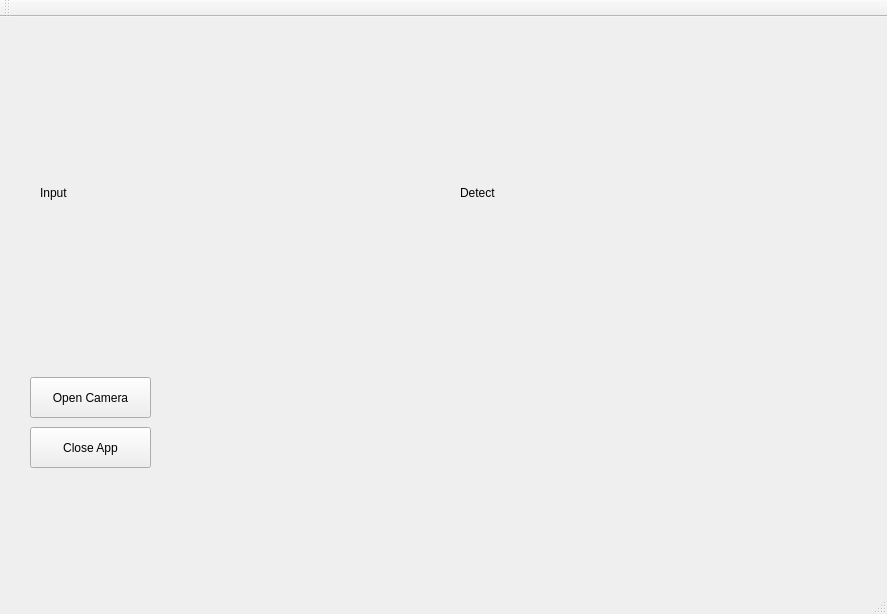
<?xml version="1.0" encoding="UTF-8"?>
<ui version="4.0">
 <class>MainWindow</class>
 <widget class="QMainWindow" name="MainWindow">
  <property name="geometry">
   <rect>
    <x>0</x>
    <y>0</y>
    <width>887</width>
    <height>614</height>
   </rect>
  </property>
  <property name="windowTitle">
   <string>Mumi Recognition</string>
  </property>
  <widget class="QWidget" name="centralWidget">
   <widget class="QLabel" name="input_image_label">
    <property name="geometry">
     <rect>
      <x>40</x>
      <y>20</y>
      <width>411</width>
      <height>311</height>
     </rect>
    </property>
    <property name="text">
     <string>Input</string>
    </property>
   </widget>
   <widget class="QLabel" name="detect_image_label">
    <property name="geometry">
     <rect>
      <x>460</x>
      <y>20</y>
      <width>411</width>
      <height>311</height>
     </rect>
    </property>
    <property name="text">
     <string>Detect</string>
    </property>
   </widget>
   <widget class="QPushButton" name="open_camera_button">
    <property name="geometry">
     <rect>
      <x>30</x>
      <y>360</y>
      <width>121</width>
      <height>41</height>
     </rect>
    </property>
    <property name="text">
     <string>Open Camera</string>
    </property>
   </widget>
   <widget class="QPushButton" name="close_app_button">
    <property name="geometry">
     <rect>
      <x>30</x>
      <y>410</y>
      <width>121</width>
      <height>41</height>
     </rect>
    </property>
    <property name="text">
     <string>Close App</string>
    </property>
   </widget>
  </widget>
  <widget class="QMenuBar" name="menuBar">
   <property name="geometry">
    <rect>
     <x>0</x>
     <y>0</y>
     <width>887</width>
     <height>25</height>
    </rect>
   </property>
  </widget>
  <widget class="QToolBar" name="mainToolBar">
   <attribute name="toolBarArea">
    <enum>TopToolBarArea</enum>
   </attribute>
   <attribute name="toolBarBreak">
    <bool>false</bool>
   </attribute>
  </widget>
  <widget class="QStatusBar" name="statusBar"/>
 </widget>
 <layoutdefault spacing="6" margin="11"/>
 <resources/>
 <connections/>
</ui>
